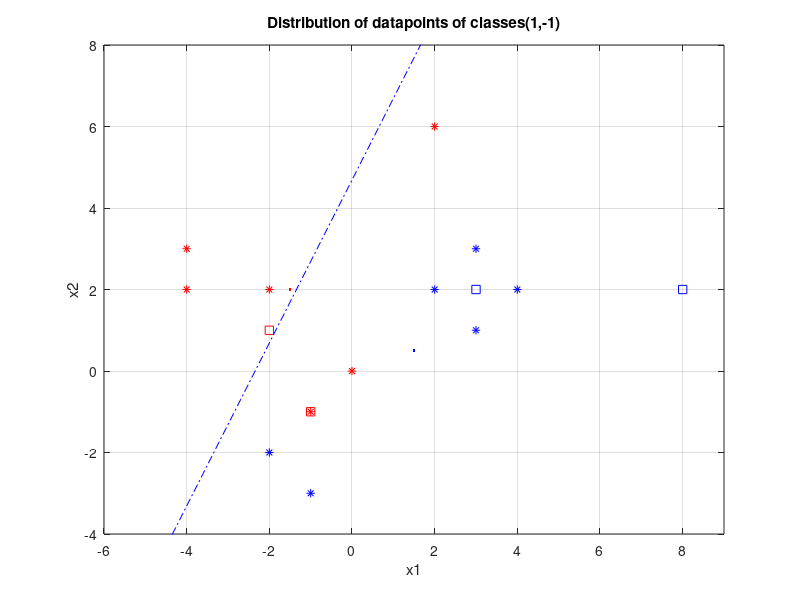

Write MATLAB code to recreate this figure.
clc;

%x1 %x2 %classes 
m=[
    
2	2	1
3	1	1
3	3	1
-1	-3	1
4	2	1
-2	-2	1
0   0   -1
-2  2   -1
-1  -1  -1
-4  2   -1
-4  3   -1
2   6   -1

];

x1 = m(:,1);
x2 = m(:, 2);
classes = m(:,3);


plot(x1(classes == 1), x2(classes == 1),'b*')


hold on;
plot(x1(classes == -1), x2(classes == -1),'r*')

title('Distribution of datapoints of classes(1,-1)');
xlabel('x1');
ylabel('x2');
xlim([-6 9]);
ylim([-4 8]);
grid on;


X=[
    
-1  -1
3   2
-2  1
8   2

];

Y1 = [mean(x1(classes == 1)) mean(x2(classes == 1))];
Y2 = [mean(x1(classes == -1)) mean(x2(classes == -1))];


plot(Y1(1), Y1(2),'b.');

plot(Y2(1), Y2(2),'r.');

for i = 1:length(X)
    
    
    g1 = X(i,:)*Y1'- 0.5*(Y1'*Y1);
    g2 = X(i,:)*Y2' - 0.5*(Y2'*Y2);
    
    disp(X(i,:)*Y1');
    
    if g1 > g2
        plot(X(i,1), X(i,2),'bs')
    else 
        plot(X(i,1), X(i,2),'rs')
        
    end
end


% Y = m *x + c

coef = Y1 - Y2; 
m = -coef(1,1)/coef(1,2);

c = 0.5*det(Y1'*Y1-Y2'*Y2)/coef(1,2);

A=[-6:2:9];

B = m*A + c;

plot(A,B,'-.b');

